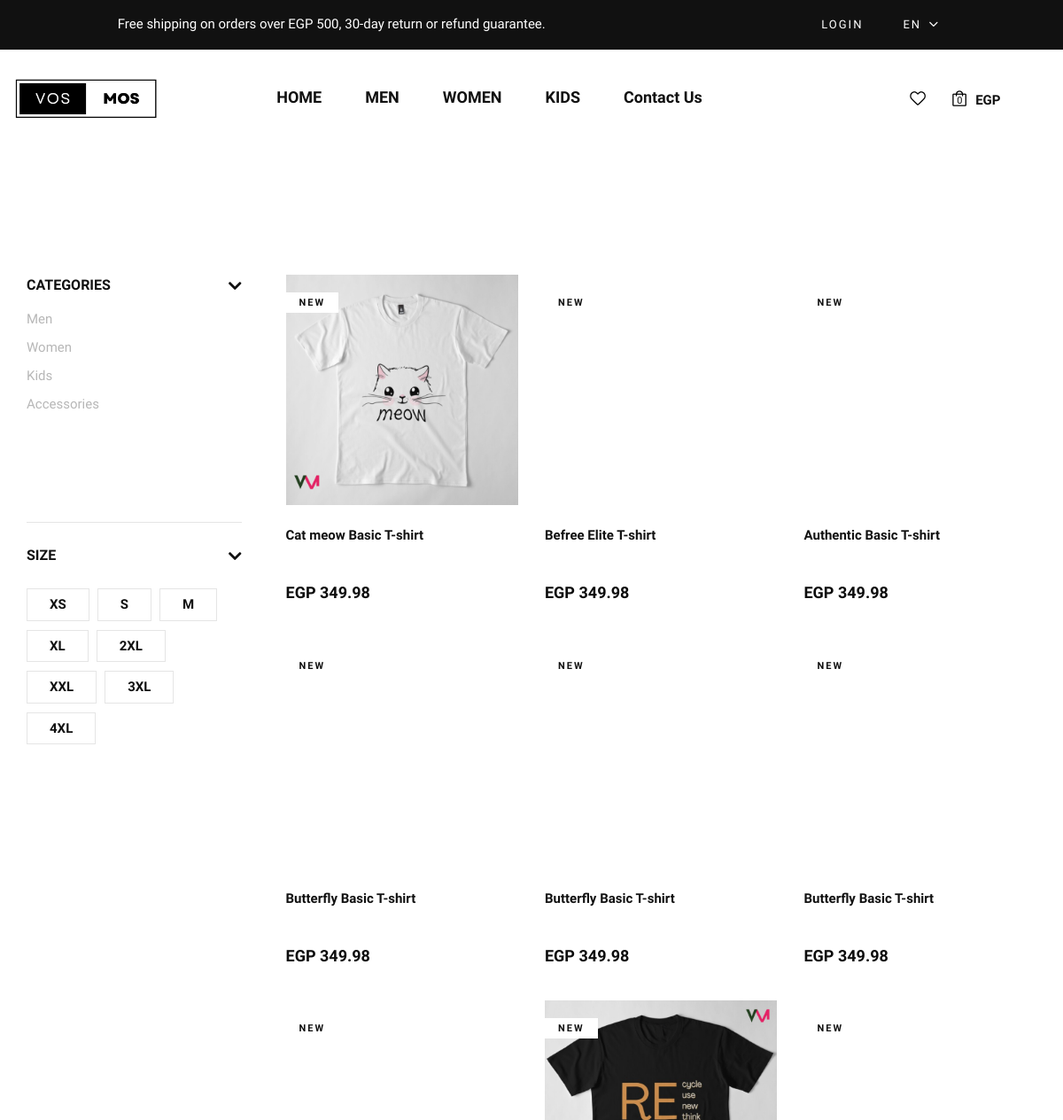
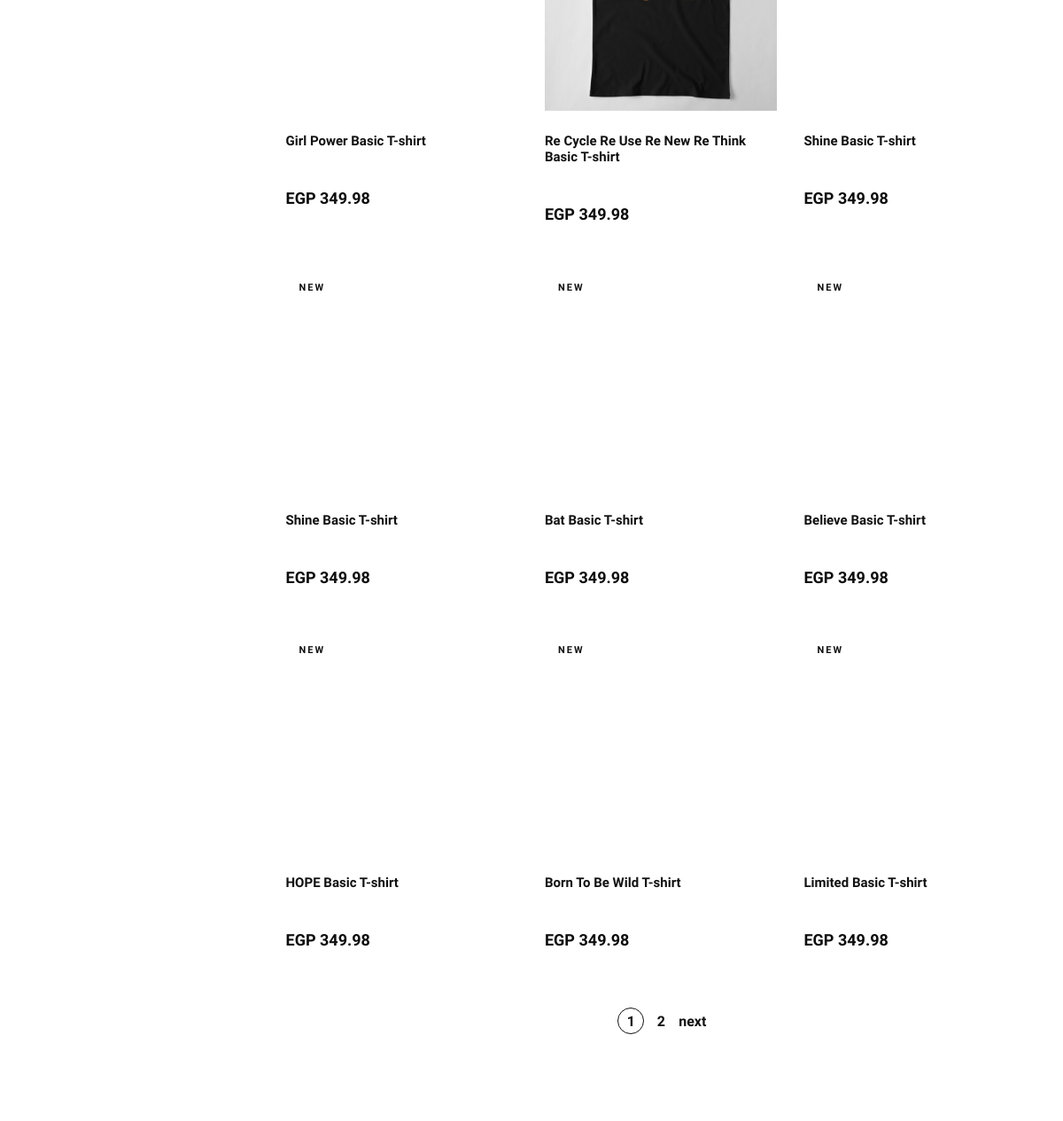
Before: /products/ (upper part) with the older database file (2 pictures, top to bottom).
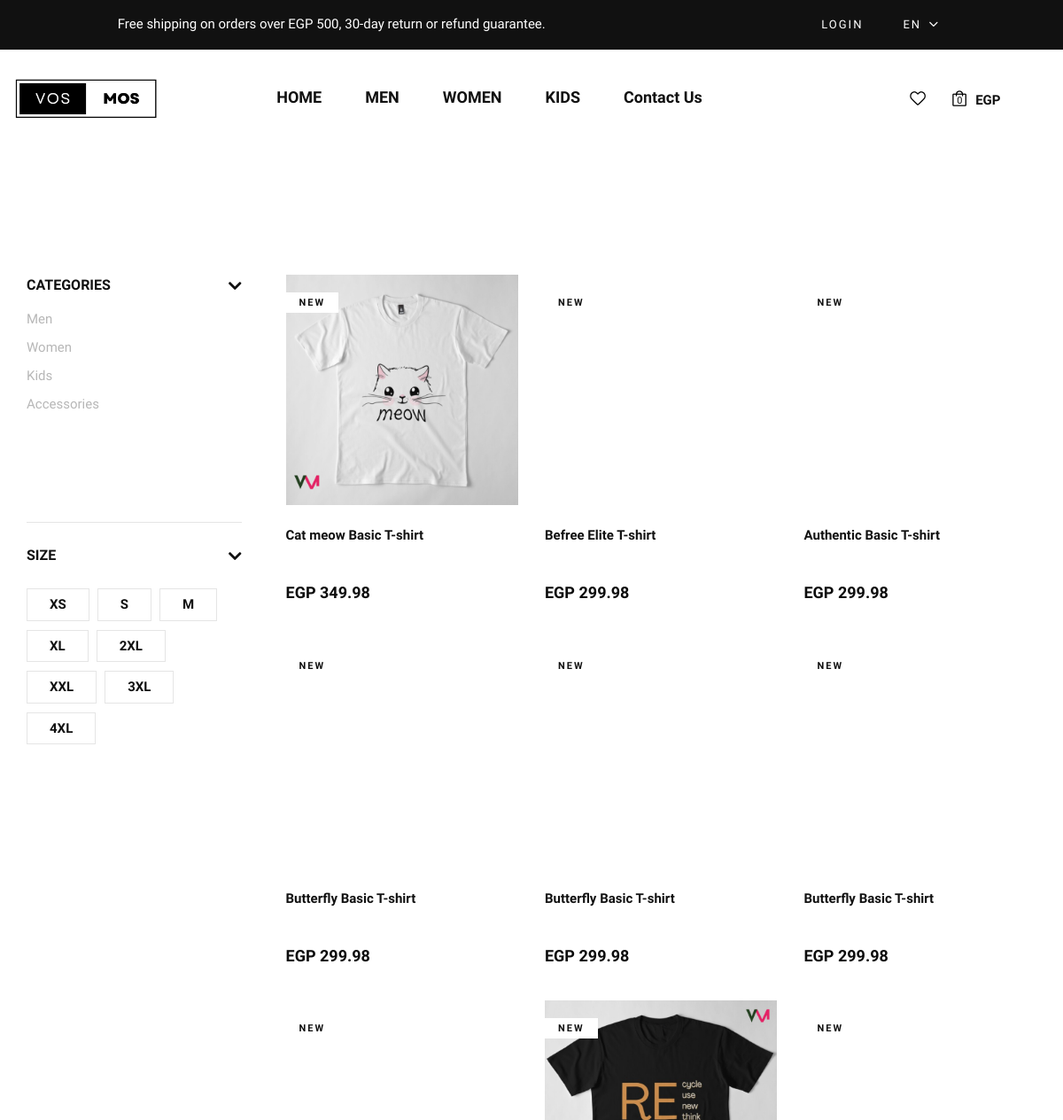
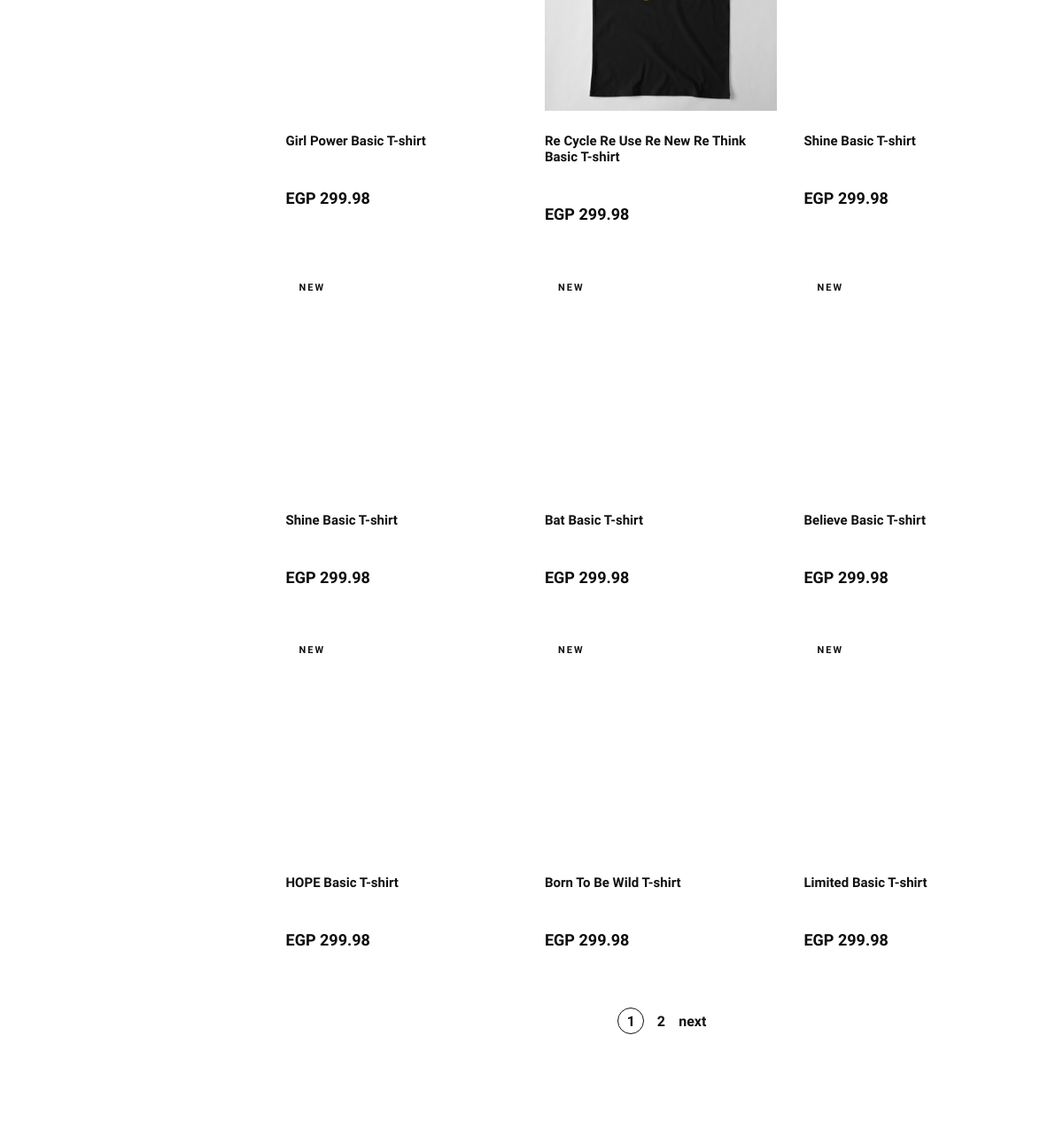
After: the same page with the newer database file (2 pictures, top to bottom).
### frontend/models.py (models this page shows)
class Product(models.Model):
    CATEGORY_CHOICES = (
        ('M', 'Men'),
        ('W', 'Women'),
        ('K', 'Kids'),
        ('A', 'Accessories'),
    )
    SUB_CATEGORY_CHOICES = (
    ('S', 'Shirt'),
    ('SW', 'Sport wear'),
    ('OW', 'Outwear')
    )
    LABEL_CHOICES = (
        ('NEW', 'primary'),
        ('BEST Seller', 'secondary'),
        ('N', '')
    )
    product_id = models.AutoField
    id = models.AutoField(primary_key=True, auto_created=True)
    product_name = models.CharField(max_length=50)
    category = models.ManyToManyField('Category', through='ProductCategory')
    label = models.CharField(choices=LABEL_CHOICES, max_length=11, default="")
    subcategory = models.CharField(choices= SUB_CATEGORY_CHOICES ,max_length=50, default="")
    price = models.FloatField(default=0)
    discount_price = models.FloatField(default=0)
    pub_date = models.DateField()
    image = models.ImageField(upload_to="static", default="", blank=True, null=True)
    material = models.CharField(max_length=50, default="Coton 100%")
    description = models.TextField(default="Are you looking for a t shirt that is comfortable, stylish and affordable? Look no further than our new collection of t shirts, designed to suit any occasion and personality. Whether you want to express your creativity, show your support for a cause, or simply enjoy a casual day out, we have the perfect t shirt for you. Our t shirts are made from high-quality cotton, which is soft, breathable and durable. They come in a variety of colors, sizes and designs, so you can find the one that matches your style and mood.  Our t shirts are easy to wash and care for, and they will not fade or shrink over time. They are also eco-friendly and ethically produced, so you can wear them with confidence and pride. Order your t shirt today and enjoy free shipping for orders over EGP 500. You will love how you look and feel in our t shirts, and so will everyone else. Don't miss this opportunity to get the best t shirt ever.")
    path = models.CharField(max_length=50, default="")
    def get_absolute_url(self):
        return f"/product_detail/{self.id}/"

### frontend/views.py (the view)
# urls.py: path('products/', views.show_products, name='show_products'),
def show_products(request, category=None, subcategory=None):
    products = Product.objects.all()
    if category:
        categories = category.split(';')
        products = products.filter(Q(category__name__in=categories))
    if subcategory:
        products = products.filter(subcategory=subcategory)
    paginator = Paginator(products, 15) # Show 15 products per page
    page_number = request.GET.get('page')
    page_obj = paginator.get_page(page_number)
    context = {'page_obj': page_obj, 'categories': Product.CATEGORY_CHOICES}
    return render(request, 'products.html', context)

### frontend/templates/products.html (shortened to what this page needs)
{% extends "layout.html" %}
{% load static %}
{% block body %}
    <section class="shop spad">
        <div class="container">
            <div class="row">
                 <div class="col-lg-3">
                        <div id="filters" class="collapse">
                        <div class="shop__sidebar">
                            <div class="shop__sidebar__accordion">
                                <div class="accordion" id="accordionExample">
                                    <div class="card">
                                        <div class="card-heading">
                                            <a data-toggle="collapse" data-target="#collapseOne">Categories</a>
                                        </div>
                                        <div id="collapseOne" class="collapse show" data-parent="#accordionExample">
                                            <div class="card-body">
                                                <div class="shop__sidebar__categories">
                                                    <ul class="nice-scroll">
                                                        {% for category, label in categories %}
                                                        <li><a href="{% url 'show_products' category %}">{{ label }}</a></li>
                                                        {% endfor %}
                                                    </ul>
                                                </div>
                                            </div>
                                        </div>
                                    </div>
                                    <div class="card">
                                        <div class="card-heading">
                                            <a data-toggle="collapse" data-target="#collapseFour">Size</a>
                                        </div>
                                        <div id="collapseFour" class="collapse show" data-parent="#accordionExample">
                                            <div class="card-body">
                                                <div class="shop__sidebar__size">
                                                    <label for="xs">xs
                                                    </label>
                                                    <label for="sm">s
                                                    </label>
                                                    <label for="md">m
                                                    </label>
                                                    <label for="xl">xl
                                                    </label>
                                                    <label for="2xl">2xl
                                                    </label>
                                                    <label for="xxl">xxl
                                                    </label>
                                                    <label for="3xl">3xl
                                                    </label>
                                                    <label for="4xl">4xl
                                                    </label>
                                                </div>
                                            </div>
                                        </div>
                                    </div>
                                </div>
                            </div>
                        </div>
                    </div>
                </div>
                <div class="col-lg-9">
                    <div class="row">
                        {% for product in page_obj %}
                            <div class="col-lg-4 col-md-6 col-sm-6 col-6">
                                    <div class="product__item" data-size="{{ product.size }}" data-price="{{ product.price }}">
                                        <div class="product__item__pic set-bg" data-setbg="{% static product.path %}"
                                            onclick="window.location.href='{{ product.get_absolute_url }}'">
                                            {% if product.label != 'N' %}
                                            <span class="label">{{ product.label }}</span>
                                            {% endif %}
                                        </div>
                                        <div class="product__item__text">
                                            <h6>{{ product.product_name }}</h6>
                                            <div class="rating">
                                                <i class="fa fa-star-o"></i>
                                                <i class="fa fa-star-o"></i>
                                                <i class="fa fa-star-o"></i>
                                                <i class="fa fa-star-o"></i>
                                                <i class="fa fa-star-o"></i>
                                            </div>
                                            <h5>EGP {{ product.price|floatformat:2 }}</h5>
                                        </div>
                                    </div>
                            </div>
                                  {% endfor %}
                    </div>
                    <div class="row">
                        <div class="col-lg-12">
                            <div class="product__pagination">
                                {% for i in page_obj.paginator.page_range %}
                                    {% if page_obj.number == i %}
                                        <a class="active" href="?page={{ i }}">{{ i }}</a>
                                    {% else %}
                                        <a href="?page={{ i }}">{{ i }}</a>
                                    {% endif %}
                                {% endfor %}
                                {% if page_obj.has_next %}
                                    <a href="?page={{ page_obj.next_page_number }}">next</a>
                                {% endif %}
                            </div>
                        </div>
                    </div>
                </div>
            </div>
        </div>
    </section>
{% endblock %}

### frontend/templates/layout.html (shortened to what this page needs)
{% load static %}
<!DOCTYPE html>
<html lang="en">
    <head>
        <link rel="stylesheet" href="{% static 'frontend/assets/css/style.css' %}">
        <link rel="stylesheet" href="https://stackpath.bootstrapcdn.com/bootstrap/4.5.2/css/bootstrap.min.css">
        <link rel="stylesheet" href="{% static 'frontend/css/style.css' %}">
        <link rel="stylesheet" href="{% static 'frontend/css/bootstrap.min.css' %}" type="text/css">
        <link rel="stylesheet" href="{% static 'frontend/css/font-awesome.min.css' %}" type="text/css">
        <link rel="stylesheet" href="{% static 'frontend/css/elegant-icons.css' %}" type="text/css">
        <link rel="stylesheet" href="{% static 'frontend/css/magnific-popup.css' %}" type="text/css">
        <link rel="stylesheet" href="{% static 'frontend/css/nice-select.css' %}" type="text/css">
        <link rel="stylesheet" href="{% static 'frontend/css/owl.carousel.min.css' %}" type="text/css">
        <link rel="stylesheet" href="{% static 'frontend/css/slicknav.min.css' %}" type="text/css">
        <link rel="stylesheet" href="{% static 'frontend/css/style.css' %}" type="text/css">
        <link rel="stylesheet" href="{% static 'frontend/style.css' %}" type="text/css">
        <link rel="stylesheet" href="{% static 'frontend/css/query.css' %}" type="text/css">
        <link rel="stylesheet" href="https://cdnjs.cloudflare.com/ajax/libs/font-awesome/5.15.4/css/all.min.css">
</head>
<body>
    <header class="header">
        <div class="header__top">
                <div class="row justify-content-around align-items-center">
                        <div class="header__top__left">
                            <p>Free shipping on orders over EGP 500, 30-day return or refund guarantee.</p>
                        </div>
                        <div class="header__top__right">
                            <div class="header__top__links">
                                {% if user.is_authenticated %}
                                    <a class="nav-link" href="{% url 'logout' %}">Logout</a>
                                {% else %}
                                    <a class="nav-link" href="{% url 'login' %}">Login</a>
                                {% endif %}
                            </div>
                            <div class="header__top__hover">
                                <span>EN <i class="arrow_carrot-down"></i></span>
                            </div>
                    </div>
            </div>
        </div>
        <div class="container">
            <div class="row flex-nowrap align-items-center">
                    <div class="header__logo">
                        <a href="{% url 'index' %}"><img src="{% static 'frontend/img/logo4.png' %}" alt=""></a>
                    </div>
                <div style="margin-left: 80px;" class="col-lg-6 col-md-6 col-1 p-3 header__menu mobile-menu">
                    <nav class="">
                        <ul>
                            {% if request.path == '/' %}
                            <li class="nav-item active">
                            {% else %}
                            <li class="nav-item">
                            {% endif %}
                                <h5><a class="nav-link" href="{% url 'index' %}">HOME</a></h5>
                            </li>
                            {% if request.path|slice:":12" == '/products/M/'  %}
                            <li class="nav-item active">
                            {% else %}
                            <li class="nav-item">
                            {% endif %}
                            <h5><a href="{% url 'show_products' 'M' %}">MEN</a></li></h5>
                            {% if request.path|slice:":12" == '/products/W/'  %}
                            <li class="nav-item active">
                            {% else %}
                            <li class="nav-item">
                            {% endif %}
                            <h5><a href="{% url 'show_products' 'W' %}">WOMEN</a></li></h5>
                            {% if request.path|slice:":12" == '/products/K/'  %}
                            <li class="nav-item active">
                            {% else %}
                            <li class="nav-item">
                            {% endif %}
                            <h5><a href="{% url 'show_products' 'K' %}">KIDS</a></li></h5>
                            {% if request.path|slice:":8" == '/contact'  %}
                            <li class="nav-item active">
                            {% else %}
                            <li class="nav-item">
                            {% endif %}
                            <h5><a href="{% url 'contact' %}">Contact Us</a></li></h5>
                        </ul>
                    </nav>
                </div>
                <div class="col-lg-3 col-md-3 p-2 header__nav__option">
                    <div class="">
                        <a href="{% url 'favorites'%}"><img src="{% static 'frontend/img/icon/heart.png' %}" alt=""></a>
                        <a href="{% url 'cart' %}"><span>
                            {% if cart.count %}
                            {{ cart.count }}
                            {% else %}
                            0
                            {% endif %}
                        </span><img src="{% static 'frontend/img/icon/cart.png' %}" alt=""></a>
                        <div class="price">EGP</div>
                    </div>
                </div>
            </div>
        </div>
    </header>
    {% block body %}
    {% endblock %}
</body>
</html>

### frontend/static/frontend/style.css (style rules this page uses)
@media (min-width: 992px) { #filters { display: block; } }

Changed rows visible on the page:
changed Product "Befree Elite T-shirt": price "349.98" → "299.98"
changed Product "Authentic Basic T-shirt": price "349.98" → "299.98"
changed Product (number 4 of 15 on the later page): price "349.98" → "299.98"
changed Product (number 5 of 15 on the later page): price "349.98" → "299.98"
changed Product (number 6 of 15 on the later page): price "349.98" → "299.98"
changed Product "Girl Power Basic T-shirt": price "349.98" → "299.98"
changed Product "Re Cycle Re Use Re New Re Think Basic T-shirt": price "349.98" → "299.98"
changed Product (number 9 of 15 on the later page): price "349.98" → "299.98"
changed Product (number 10 of 15 on the later page): price "349.98" → "299.98"
changed Product "Bat Basic T-shirt": price "349.98" → "299.98"
changed Product "Believe Basic T-shirt": price "349.98" → "299.98"
changed Product "HOPE Basic T-shirt": price "349.98" → "299.98"
changed Product "Born To Be Wild T-shirt": price "349.98" → "299.98"
changed Product "Limited Basic T-shirt": price "349.98" → "299.98"
